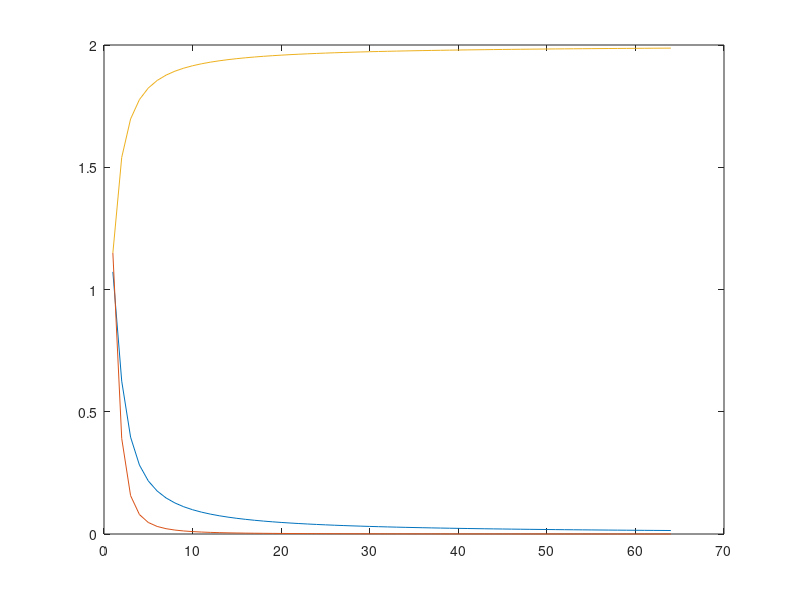

This chart was generated by the following MATLAB code:
function test_kl_evs
c=1;
a=1;

N=100;

clc
fun1=@(w)(c-w.*tan(a*w));
w1=fsolve_mult( fun1, 0, N )

fun2=@(w)(w+c.*tan(a*w));
w2=fsolve_mult( fun2, 0, N )

w=sort( [w1 w2] )
sig=sqrt( 2*c./(w.^2+c^2) )
lam=sig.^2

plot(sig); hold all
plot(lam)
plot(cumsum(lam))
hold off
sum(sig.^2)
1

function w=fsolve_mult( fun, x0, x1 )
%%
wc=linspace(x0,x1,1000);
fv=abs(fun(wc));
fs=sign( fv(2:end)-fv(1:end-1));
mins=find(2*fs(2:end)+fs(1:end-1)==1)+1;

wcan=wc(mins);
for i=1:length(wcan)
    w0=wcan(i);
    opts=optimset( 'display', 'off', 'TolFun', 1e-10 );
    [x,fval,flag]=fsolve( fun, w0, opts );
    w(i)=x;
end
%%
plot( wc, fv ); hold on;
plot( wcan, 0, 'b*' )
plot( wcan, fun(wcan), 'ko' )
plot( w, fun(w), 'rx' )
ylim([-1,1])
hold off;


